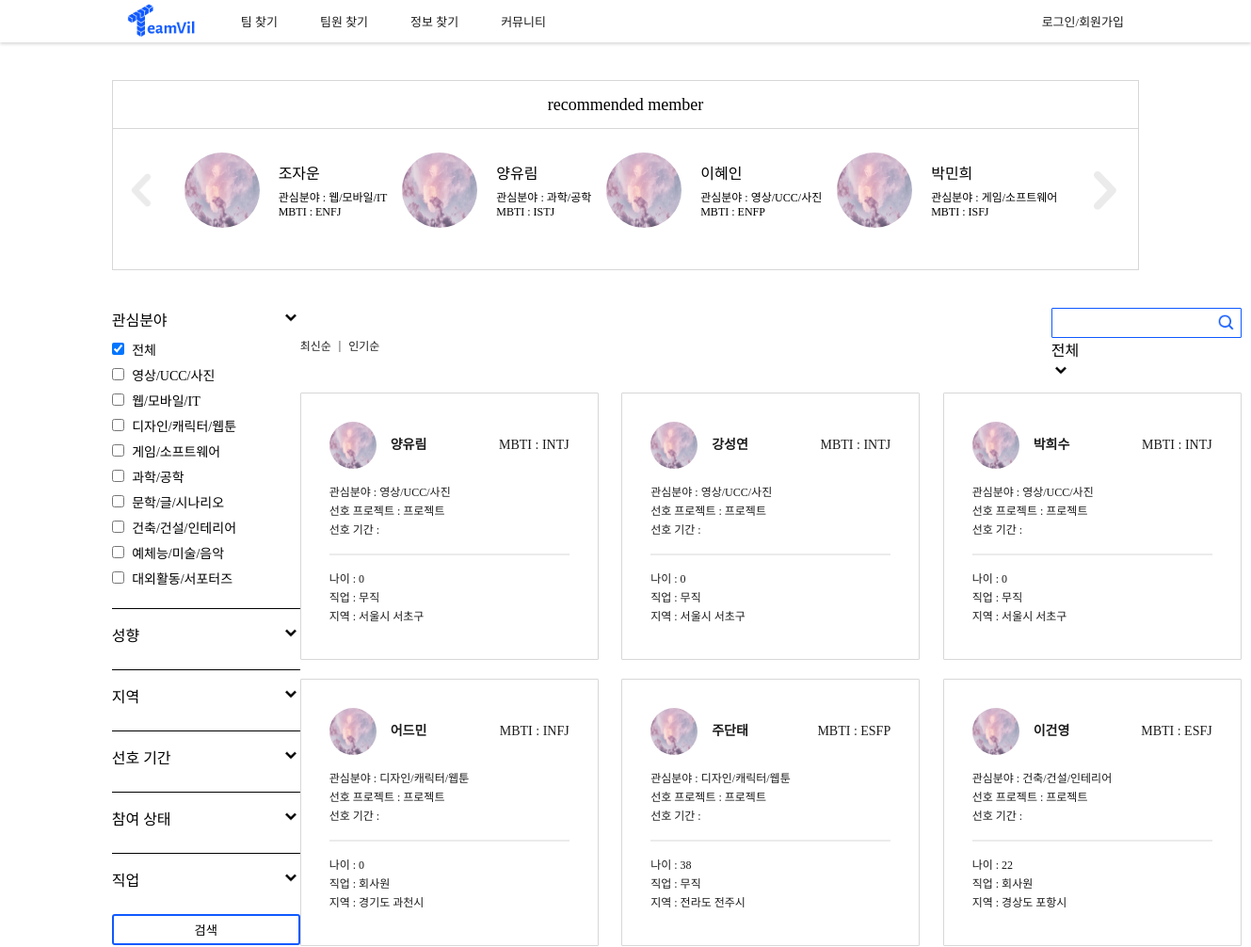
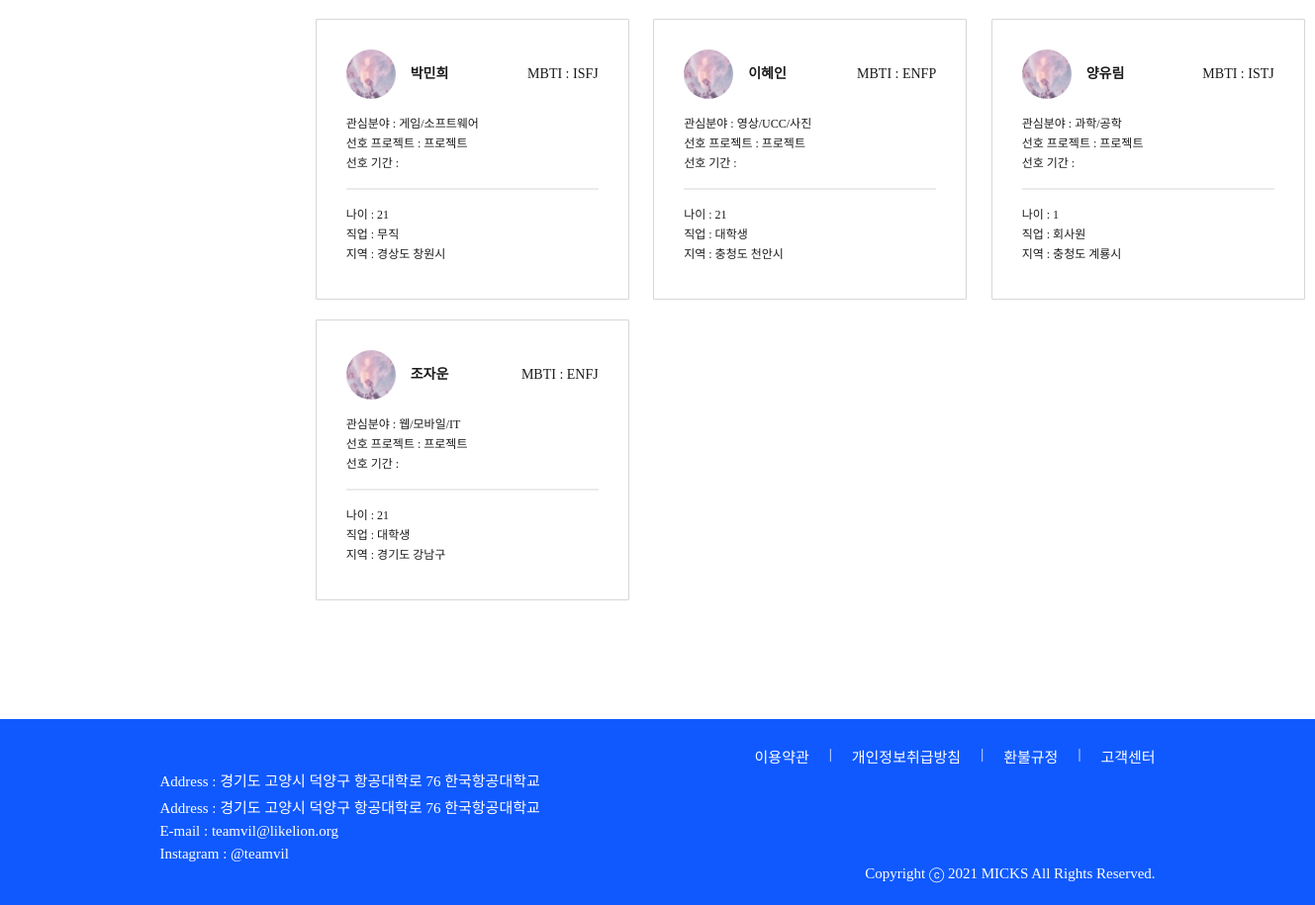
Screenshot of /member/member_search_back_cloud/ with the database file from the repository (2 pictures, top to bottom).
### account/models.py (models this page shows, shortened)
class Profile(models.Model):
    user_id = models.ForeignKey(User, on_delete = models.CASCADE, db_column="user_id")
    name = models.CharField(max_length=25)
    mbti_id = models.ForeignKey(Mbti, on_delete = models.CASCADE, db_column="mbti_id")
    mbti_detail = models.CharField(max_length=100, null=True)
    email = models.CharField(max_length=45)
    phone = models.CharField(max_length=15)
    birthday = models.DateField()
    region1_id = models.ForeignKey(Region1, on_delete = models.CASCADE, db_column="region1_id")
    region2_id = models.ForeignKey(Region2, on_delete = models.CASCADE, db_column="region2_id")
    openPhone = models.IntegerField()
    openEmail = models.IntegerField()
    term_id = models.ForeignKey(Term, on_delete = models.CASCADE, db_column="term_id")
    field1_id = models.ForeignKey(Field1, on_delete = models.CASCADE, db_column="field1_id")
    field2 = models.CharField(max_length=20)
    state = models.IntegerField()
    job_id = models.ForeignKey(Job, on_delete = models.CASCADE, db_column="job_id")
    education_id = models.ForeignKey(Education, on_delete = models.CASCADE, db_column="education_id", null=True)
    isLink = models.IntegerField()
    isFile = models.IntegerField()
    isCarrer = models.IntegerField()
    pr = models.TextField(null=True)
    register = models.DateTimeField(default=timezone.now)
    photo = models.FileField(null=True)
    isReview = models.IntegerField()
    view_cnt = models.IntegerField(default=0)
    submit = models.IntegerField(default=0)

class Mbti(models.Model):
    mbti = models.CharField(max_length=4)
    mbti_cnt = models.IntegerField(default=0)

class Job(models.Model):
    job = models.CharField(max_length=20)

### home/models.py (models this page shows, shortened)
class Field1(models.Model):
    field1 = models.CharField(max_length=20)

class Region1(models.Model):
    region1 = models.CharField(max_length=20)

class Region2(models.Model):
    region1_id = models.ForeignKey(Region1, on_delete = models.CASCADE, db_column="region1_id")
    region2 = models.CharField(max_length=20)

### account/views.py (the view)
# urls.py: path('member_search_back_cloud/', views.member_search_back_cloud, name = "member_search_back_cloud"),
def member_search_back_cloud(request):
    profiles = Profile.objects.all().order_by('-register')
    profiles_reg = Profile.objects.all().order_by('id')[:4]
    field1 = Field1.objects.all() # 대분야 (ex IT)
    mbti = Mbti.objects.all()
    region2 = Region2.objects.all() # ~시 (서울만 ~구)
    term = Term.objects.all()
    job = Job.objects.all()
    return render(request, "member_search_back_cloud.html", {'profiles':profiles, "field1s":field1, "mbtis" : mbti,
                                                    "region2s": region2, "terms": term, "jobs": job, "profiles_reg":profiles_reg})

### teamvil/templatetags/custom_tags.py (called while the page is built)
@register.simple_tag
def getAge(birthday):
    now = int(datetime.datetime.today().year)
    birthday = int(birthday.strftime('%Y'))
    return now - birthday

### account/templates/member_search_back_cloud.html (shortened to what this page needs)
<!DOCTYPE html>
<html lang="en">
{% load static %}
{% load custom_tags %}
<head>
    <link rel="stylesheet" href="{% static 'css/base.css' %}">
    <link rel="stylesheet" href="{% static 'css/member_search.css' %}">
</head>
<body>
    {% include 'navbar.html' %}
    <section class="member_search-rec-box margin">
        <p class="member_search-rec-title spoqa-regular">recommended member</p>
        <div class="member_search-rec-container">
            <img class="member_search-chevron-left" src="{% static 'image/chevron-left.png' %}" alt="">
            {% for reg in profiles_reg %}
            <div class="member_search-rec-member">
                <img class="member_search-rec-image" src="{% static 'image/cloud.jpg' %}">
                <div class="member_search-rec-info">
                    <p class="member_search-rec-info-name spoqa-regular">{{reg.name}}</p>
                    <p class="spoqa-light">관심분야 : {{reg.field1_id.field1}}</p>
                    <p class="spoqa-light">MBTI : {{reg.mbti_id.mbti}}</p>
                </div>
            </div>
            {% endfor %}
            <img class="member_search-chevron-right" src="{% static 'image/chevron-right.png' %}" alt="">
        </div>
    </section>
    <section class="member_search-container margin">
        <aside class="member_search-filter-container">
            <div class="member_search-filter-item-container">
                <div class="member_search-filter-active">
                    <p class="member_search-filter-title spoqa-medium">관심분야</p>
                    <div value="field1" class="drop_btn">
                        <img class="member_search-chevron" src="{% static 'image/chevron-down.png' %}">
                    </div>
                </div>
                <div class="active" id="field1">
                    <div class="member_search-filter-item-list spoqa-light">
                        <label>
                            <input type="checkbox" value='all' class="field1" data="field1_all" checked>
                            <span>전체</span>
                        </label>
                    </div>
                    {% for field1 in field1s %}
                        <div class="member_search-filter-item-list spoqa-light">
                            <label>
                                <input type="checkbox" value='{{field1.id}}' class="field1">
                                <span>{{field1.field1}}</span>
                            </label>
                        </div>
                    {% endfor %}
                </div>
                <hr>
                <div class="member_search-filter-active">
                    <p class="member_search-filter-title spoqa-medium">성향</p>
                    <div value="mbti" class="drop_btn">
                        <img class="member_search-chevron" src="{% static 'image/chevron-down.png' %}">
                    </div>
                </div>
                <hr>
                <div class="member_search-filter-active">
                    <p class="member_search-filter-title spoqa-medium">지역</p>
                    <div value="region" class="drop_btn">
                        <img class="member_search-chevron" src="{% static 'image/chevron-down.png' %}">
                    </div>
                </div>
                <hr>
                <div class="member_search-filter-active">
                    <p class="member_search-filter-title spoqa-medium">선호 기간</p>
                    <div value="term" class="drop_btn">
                        <img class="member_search-chevron" src="{% static 'image/chevron-down.png' %}">
                    </div>
                </div>
                <hr>
                <div class="member_search-filter-active">
                    <p class="member_search-filter-title spoqa-medium">참여 상태</p>
                    <div value="state" class="drop_btn">
                        <img class="member_search-chevron" src="{% static 'image/chevron-down.png' %}">
                    </div>
                </div>
                <hr>
                <div class="member_search-filter-active">
                    <p class="member_search-filter-title spoqa-medium">직업</p>
                    <div value="job" class="drop_btn">
                        <img class="member_search-chevron" src="{% static 'image/chevron-down.png' %}">
                    </div>
                </div>
            </div>
            <a class="a-search">
                <button class="search member_filter spoqa-medium">검색</button>
            </a>
        </aside>
        <main>
            <div class="member_search-member-select-container">
                <div class="member_search-member-select-sort spoqa-regular">
                    <a class="member_search-member-select-latest" href="#" >최신순</a>
                    <p>|</p>
                    <a href="">인기순</a>
                </div>
                <div class="member_search-member-select-right-container">
                    <div class="member_search-search-container">
                        <input class="member_search-member-select-search spoqa-light" type="text">
                        <img class="member_search-search-button" src="{% static 'image/search.png' %}">
                    </div>
                    <div class="member_search-member-select-state spoqa-regular drop_btn" value="sort">
                        <div class="member_search-select-state-button">
                            <p>전체</p>
                            <img class="member_search-chevron" src="{% static 'image/chevron-down.png' %}">
                        </div>
                    </div>
                </div>
            </div>
            <div class="member_search-member-container">
                {% for profile in profiles %}
                    <a href="{% url 'member_detail' profile.id %}">
                        <article class="member_search-member-item">
                            <div class="member_search-member-profile-container">
                                <div class="member_search-member-name-container">
                                    <img class="member_search-member-image" src="{% static 'image/cloud.jpg' %}" alt="">
                                    <p class="spoqa-bold">{{profile.name}}</p>
                                </div>
                                <p class="spoqa-medium">MBTI : {{profile.mbti_id.mbti}}</p>
                            </div>
                            <p class="spoqa-medium">관심분야 : {{profile.field1_id.field1}}</p>
                            <p class="spoqa-medium">선호 프로젝트 :
                                {% if profile.type == 0 %}
                                    창업
                                {% elif profile.type == 1 %}
                                    공모전
                                {% else %}
                                    프로젝트
                                {% endif %}
                            </p>
                            <p class="spoqa-medium">선호 기간 : </p>
                            <hr>
                            <p class="spoqa-regular">나이 : {% getAge profile.birthday %}</p>
                            <p class="spoqa-regular">직업 : {{ profile.job_id.job }}</p>
                            <p class="spoqa-regular">지역 : {{ profile.region1_id.region1 }} {{ profile.region2_id.region2 }}</p>
                        </article>
                    </a>
                {% endfor %}
            </div>
        </main>
    </section>
    {% include 'footer.html' %}
</body>
</html>

### teamvil/static/css/base.css (style rules this page uses)
* { margin: 0; padding: 0; }
.margin { margin: 0px 118.6875px; }
.active { display: block; }
.spoqa-light { font-family: 'Spoqa Han Sans Neo', 'sans-serif'; font-weight: 300; }
.spoqa-regular { font-family: 'Spoqa Han Sans Neo', 'sans-serif'; font-weight: 400; }
.spoqa-medium { font-family: 'Spoqa Han Sans Neo', 'sans-serif'; font-weight: 500; }
.spoqa-bold { font-family: 'Spoqa Han Sans Neo', 'sans-serif'; font-weight: 700; }
a { text-decoration: none; color: #1B1B1B; }
body { display: flex; min-height: 100vh; flex-direction: column; }

### account/static/css/member_search.css (style rules this page uses)
hr { border: 0; margin: 15px 0; }
.member_search-rec-box { margin-top: 40px; margin-bottom: 40px; height: 200px; border: 1px solid #D7D7D7; min-width: 1000px; }
.member_search-rec-title { height: 50px; border-bottom: 1px solid #D7D7D7; text-align: center; line-height: 50px; margin-bottom: 25px; font-size: 18px; }
.member_search-rec-container { display: flex; justify-content: space-between; align-items: center; }
.member_search-chevron-left { display: block; width: 60px; height: 60px; }
.member_search-rec-member { display: flex; align-items: center; justify-content: space-between; flex-shrink: 0; }
.member_search-rec-image { width: 80px; height: 80px; border-radius: 100px; margin-right: 20px; }
.member_search-rec-info { font-size: 12px; }
.member_search-rec-info-name { font-size: 16px; margin-bottom: 5px; }
.member_search-container { display: flex; justify-content: space-between; align-items: flex-start; margin-bottom: 100px; }
.member_search-filter-item-container { display: flex; flex-direction: column; width: 200px; }
.member_search-filter-item-container hr { height: 1px; background-color: black; }
.member_search-filter-active { display: flex; justify-content: space-between; }
.member_search-filter-title { margin-bottom: 10px; }
.member_search-chevron { width: 20px; height: 20px; }
.member_search-filter-item-list { display: flex; align-items: center; margin-bottom: 7px; font-size: 14px; }
.member_search-filter-item-list input { margin-right: 5px; }
.active { display: block; }
.member_search-member-select-container { display: flex; justify-content: space-between; margin-bottom: 10px; }
.member_search-member-select-sort { display: flex; justify-content: space-between; align-items: center; }
.member_search-member-select-sort a { font-size: 12px; }
.member_search-member-select-sort p { font-size: 12px; margin: 0 8px; }
.member_search-search-container { display: flex; justify-content: flex-end; align-items: center; width: 200px; height: 30px; border: 1px solid #0f59ff; border-radius: 1px; }
.member_search-member-select-search { display: block; border: none; margin-left: 10px; font-size: 12px; width: 160px; }
.member_search-search-button { width: 20px; height: 20px; margin-right: 5px; }
.member_search-member-container { display: flex; flex-wrap: wrap; justify-content: space-between; font-size: 12px; line-height: 20px; width: 1000px; }
.member_search-member-item { width: 255px; height: 222px; border: 1px solid #D7D7D7; border-radius: 1px; padding: 30px; margin-bottom: 20px; }
.member_search-member-item hr { border: 1px solid #ebebeb; }
.member_search-member-profile-container { display: flex; justify-content: space-between; align-items: center; margin-bottom: 15px; font-size: 14px; }
.member_search-member-name-container { display: flex; align-items: center; }
.member_search-member-image { width: 50px; height: 50px; border-radius: 75px; margin-right: 15px; }
.search { display: block; width: 100%; padding: 5px; margin-top: 15px; background-color: #ffffff; border: 2px solid #0f59ff; border-radius: 3px; }
.a-search { color: #0f59ff; }

### rows the page displays
Profile: name "조자운", field1_id.field1 "웹/모바일/IT", mbti_id.mbti "ENFJ", birthday "21", job_id.job "대학생", region1_id.region1 "경기도", region2_id.region2 "강남구"
Profile: name "양유림", field1_id.field1 "과학/공학", mbti_id.mbti "ISTJ", birthday "1", job_id.job "회사원", region1_id.region1 "충청도", region2_id.region2 "계룡시"
Profile: name "이혜인", field1_id.field1 "영상/UCC/사진", mbti_id.mbti "ENFP", birthday "21", job_id.job "대학생", region1_id.region1 "충청도", region2_id.region2 "천안시"
Profile: name "박민희", field1_id.field1 "게임/소프트웨어", mbti_id.mbti "ISFJ", birthday "21", job_id.job "무직", region1_id.region1 "경상도", region2_id.region2 "창원시"
Field1: field1 "영상/UCC/사진"
Field1: field1 "웹/모바일/IT"
Field1: field1 "디자인/캐릭터/웹툰"
Field1: field1 "게임/소프트웨어"
Field1: field1 "과학/공학"
Field1: field1 "문학/글/시나리오"
Field1: field1 "건축/건설/인테리어"
Field1: field1 "예체능/미술/음악"
Field1: field1 "대외활동/서포터즈"
Profile: name "양유림", mbti_id.mbti "INTJ", field1_id.field1 "영상/UCC/사진", birthday "0", job_id.job "무직", region1_id.region1 "서울시", region2_id.region2 "서초구"
Profile: name "강성연", mbti_id.mbti "INTJ", field1_id.field1 "영상/UCC/사진", birthday "0", job_id.job "무직", region1_id.region1 "서울시", region2_id.region2 "서초구"
Profile: name "박희수", mbti_id.mbti "INTJ", field1_id.field1 "영상/UCC/사진", birthday "0", job_id.job "무직", region1_id.region1 "서울시", region2_id.region2 "서초구"
Profile: name "어드민", mbti_id.mbti "INFJ", field1_id.field1 "디자인/캐릭터/웹툰", birthday "0", job_id.job "회사원", region1_id.region1 "경기도", region2_id.region2 "과천시"
Profile: name "주단태", mbti_id.mbti "ESFP", field1_id.field1 "디자인/캐릭터/웹툰", birthday "38", job_id.job "무직", region1_id.region1 "전라도", region2_id.region2 "전주시"
Profile: name "이건영", mbti_id.mbti "ESFJ", field1_id.field1 "건축/건설/인테리어", birthday "22", job_id.job "회사원", region1_id.region1 "경상도", region2_id.region2 "포항시"
